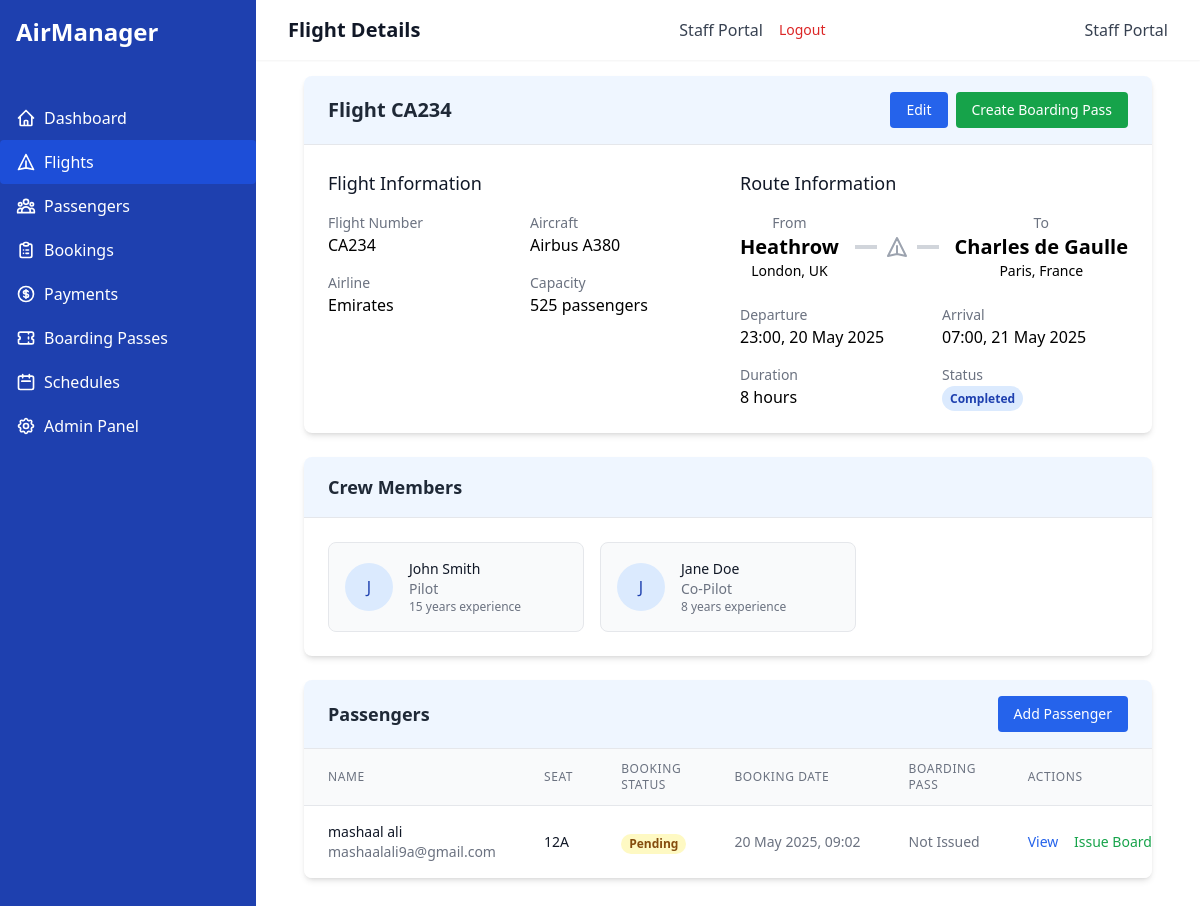
The app's page /flights/4/ (signed in) with its own data.
### airline_app/models.py (models this page shows, shortened)
class Flight(models.Model):
    flight_id = models.AutoField(primary_key=True)
    flight_number = models.CharField(max_length=10, unique=True)
    departure_time = models.DateTimeField()
    arrival_time = models.DateTimeField()
    source_airport = models.ForeignKey(Airport, on_delete=models.CASCADE, related_name='departing_flights')
    destination_airport = models.ForeignKey(Airport, on_delete=models.CASCADE, related_name='arriving_flights')
    aircraft = models.ForeignKey(Aircraft, on_delete=models.CASCADE, related_name='flights')
    crew = models.ManyToManyField(CrewMember, related_name='flights')

class Aircraft(models.Model):
    aircraft_id = models.AutoField(primary_key=True)
    model = models.CharField(max_length=50)
    capacity = models.PositiveIntegerField()
    manufacturer = models.CharField(max_length=100)
    airline = models.CharField(max_length=100)

class Airport(models.Model):
    airport_id = models.AutoField(primary_key=True)
    airport_name = models.CharField(max_length=100)
    location = models.CharField(max_length=100)
    country = models.CharField(max_length=50)

class CrewMember(models.Model):
    ROLE_CHOICES = [
        ('PILOT', 'Pilot'),
        ('CO_PILOT', 'Co-Pilot'),
        ('FLIGHT_ATTENDANT', 'Flight Attendant'),
        ('ENGINEER', 'Engineer'),
    ]
    crew_id = models.AutoField(primary_key=True)
    name = models.CharField(max_length=100)
    role = models.CharField(max_length=20, choices=ROLE_CHOICES)
    experience = models.PositiveIntegerField(help_text="Experience in years")
    contact_information = models.CharField(max_length=100)
    airline = models.CharField(max_length=100)

class Booking(models.Model):
    STATUS_CHOICES = [
        ('CONFIRMED', 'Confirmed'),
        ('PENDING', 'Pending'),
        ('CANCELLED', 'Cancelled'),
    ]
    booking_id = models.AutoField(primary_key=True)
    booking_date = models.DateTimeField(auto_now_add=True)
    seat_number = models.CharField(max_length=5)
    passenger = models.ForeignKey(Passenger, on_delete=models.CASCADE, related_name='bookings')
    flight = models.ForeignKey(Flight, on_delete=models.CASCADE, related_name='bookings')
    status = models.CharField(max_length=10, choices=STATUS_CHOICES, default='PENDING')
    class Meta:
        unique_together = ('flight', 'seat_number')

class Passenger(models.Model):
    GENDER_CHOICES = [
        ('M', 'Male'),
        ('F', 'Female'),
        ('O', 'Other'),
    ]
    passenger_id = models.AutoField(primary_key=True)
    name = models.CharField(max_length=100)
    date_of_birth = models.DateField()
    gender = models.CharField(max_length=1, choices=GENDER_CHOICES)
    email = models.EmailField()
    phone_number = models.CharField(max_length=15)
    passport_number = models.CharField(max_length=20, unique=True)
    address = models.TextField()

### airline_app/views.py (the view)
# urls.py: path('flights/<int:pk>/', views.FlightDetailView.as_view(), name='flight-detail'),
class FlightDetailView(LoginRequiredMixin, DetailView):
    model = Flight
    template_name = 'airline_app/flight_detail.html'
    context_object_name = 'flight'
    def get_context_data(self, **kwargs):
        context = super().get_context_data(**kwargs)
        context['bookings'] = self.object.bookings.all()
        return context

### airline_app/templates/airline_app/flight_detail.html
{% extends 'airline_app/base.html' %}
{% block header %}Flight Details{% endblock %}
{% block content %}
<div class="bg-white rounded-lg shadow-md overflow-hidden mb-6">
    <div class="bg-blue-50 px-6 py-4 border-b border-gray-200 flex justify-between items-center">
        <h2 class="text-xl font-semibold text-gray-800">Flight {{ flight.flight_number }}</h2>
        <div class="flex space-x-2">
            <a href="{% url 'flight-update' flight.pk %}" class="bg-blue-600 hover:bg-blue-700 text-white text-sm font-medium py-2 px-4 rounded transition-colors">
                Edit
            </a>
            <a href="{% url 'boarding-pass-create' %}?flight={{ flight.pk }}" class="bg-green-600 hover:bg-green-700 text-white text-sm font-medium py-2 px-4 rounded transition-colors">
                Create Boarding Pass
            </a>
        </div>
    </div>
    <div class="p-6">
        <div class="grid grid-cols-1 md:grid-cols-2 gap-6">
            <div>
                <h3 class="text-lg font-medium text-gray-900 mb-4">Flight Information</h3>
                <div class="grid grid-cols-2 gap-4">
                    <div>
                        <p class="text-sm text-gray-500">Flight Number</p>
                        <p class="text-base font-medium">{{ flight.flight_number }}</p>
                    </div>
                    <div>
                        <p class="text-sm text-gray-500">Aircraft</p>
                        <p class="text-base font-medium">{{ flight.aircraft.model }}</p>
                    </div>
                    <div>
                        <p class="text-sm text-gray-500">Airline</p>
                        <p class="text-base font-medium">{{ flight.aircraft.airline }}</p>
                    </div>
                    <div>
                        <p class="text-sm text-gray-500">Capacity</p>
                        <p class="text-base font-medium">{{ flight.aircraft.capacity }} passengers</p>
                    </div>
                </div>
            </div>
            <div>
                <h3 class="text-lg font-medium text-gray-900 mb-4">Route Information</h3>
                <div class="flex items-center justify-between mb-6">
                    <div class="text-center">
                        <p class="text-sm text-gray-500">From</p>
                        <p class="text-xl font-bold">{{ flight.source_airport.airport_name }}</p>
                        <p class="text-sm">{{ flight.source_airport.location }}, {{ flight.source_airport.country }}</p>
                    </div>
                    <div class="flex-1 px-4">
                        <div class="flex items-center justify-center">
                            <div class="h-1 bg-gray-300 flex-grow"></div>
                            <svg class="mx-2 text-gray-400 w-6 h-6" fill="none" stroke="currentColor" viewBox="0 0 24 24" xmlns="http://www.w3.org/2000/svg">
                                <path stroke-linecap="round" stroke-linejoin="round" stroke-width="2" d="M12 19l9 2-9-18-9 18 9-2zm0 0v-8"></path>
                            </svg>
                            <div class="h-1 bg-gray-300 flex-grow"></div>
                        </div>
                    </div>
                    <div class="text-center">
                        <p class="text-sm text-gray-500">To</p>
                        <p class="text-xl font-bold">{{ flight.destination_airport.airport_name }}</p>
                        <p class="text-sm">{{ flight.destination_airport.location }}, {{ flight.destination_airport.country }}</p>
                    </div>
                </div>
                <div class="grid grid-cols-2 gap-4">
                    <div>
                        <p class="text-sm text-gray-500">Departure</p>
                        <p class="text-base font-medium">{{ flight.departure_time|date:"H:i, d M Y" }}</p>
                    </div>
                    <div>
                        <p class="text-sm text-gray-500">Arrival</p>
                        <p class="text-base font-medium">{{ flight.arrival_time|date:"H:i, d M Y" }}</p>
                    </div>
                    <div>
                        <p class="text-sm text-gray-500">Duration</p>
                        <p class="text-base font-medium">
                            {% with duration=flight.arrival_time|timeuntil:flight.departure_time %}
                                {{ duration }}
                            {% endwith %}
                        </p>
                    </div>
                    <div>
                        <p class="text-sm text-gray-500">Status</p>
                        {% if flight.departure_time > now %}
                        <span class="px-2 py-1 text-xs font-semibold rounded-full bg-yellow-100 text-yellow-800">
                            Scheduled
                        </span>
                        {% elif flight.departure_time <= now and flight.arrival_time > now %}
                        <span class="px-2 py-1 text-xs font-semibold rounded-full bg-green-100 text-green-800">
                            In Progress
                        </span>
                        {% else %}
                        <span class="px-2 py-1 text-xs font-semibold rounded-full bg-blue-100 text-blue-800">
                            Completed
                        </span>
                        {% endif %}
                    </div>
                </div>
            </div>
        </div>
    </div>
</div>
<div class="bg-white rounded-lg shadow-md overflow-hidden mb-6">
    <div class="bg-blue-50 px-6 py-4 border-b border-gray-200">
        <h2 class="text-lg font-semibold text-gray-800">Crew Members</h2>
    </div>
    <div class="p-6">
        <div class="grid grid-cols-1 md:grid-cols-3 gap-4">
            {% for crew in flight.crew.all %}
            <div class="bg-gray-50 rounded-lg p-4 border border-gray-200">
                <div class="flex items-center">
                    <div class="flex-shrink-0">
                        <div class="bg-blue-100 text-blue-800 rounded-full h-12 w-12 flex items-center justify-center">
                            {{ crew.name|slice:":1" }}
                        </div>
                    </div>
                    <div class="ml-4">
                        <h4 class="text-sm font-medium text-gray-900">{{ crew.name }}</h4>
                        <p class="text-sm text-gray-500">{{ crew.get_role_display }}</p>
                        <p class="text-xs text-gray-500">{{ crew.experience }} years experience</p>
                    </div>
                </div>
            </div>
            {% empty %}
            <div class="col-span-3">
                <p class="text-gray-500 text-center">No crew members assigned to this flight.</p>
            </div>
            {% endfor %}
        </div>
    </div>
</div>
<div class="bg-white rounded-lg shadow-md overflow-hidden mb-6">
    <div class="bg-blue-50 px-6 py-4 border-b border-gray-200 flex justify-between items-center">
        <h2 class="text-lg font-semibold text-gray-800">Passengers</h2>
        <a href="{% url 'booking-create' %}?flight={{ flight.pk }}" class="bg-blue-600 hover:bg-blue-700 text-white text-sm font-medium py-2 px-4 rounded transition-colors">
            Add Passenger
        </a>
    </div>
    <div class="overflow-x-auto">
        <table class="min-w-full divide-y divide-gray-200">
            <thead class="bg-gray-50">
                <tr>
                    <th class="px-6 py-3 text-left text-xs font-medium text-gray-500 uppercase tracking-wider">Name</th>
                    <th class="px-6 py-3 text-left text-xs font-medium text-gray-500 uppercase tracking-wider">Seat</th>
                    <th class="px-6 py-3 text-left text-xs font-medium text-gray-500 uppercase tracking-wider">Booking Status</th>
                    <th class="px-6 py-3 text-left text-xs font-medium text-gray-500 uppercase tracking-wider">Booking Date</th>
                    <th class="px-6 py-3 text-left text-xs font-medium text-gray-500 uppercase tracking-wider">Boarding Pass</th>
                    <th class="px-6 py-3 text-left text-xs font-medium text-gray-500 uppercase tracking-wider">Actions</th>
                </tr>
            </thead>
            <tbody class="bg-white divide-y divide-gray-200">
                {% for booking in flight.bookings.all %}
                <tr class="hover:bg-gray-50 transition-colors">
                    <td class="px-6 py-4 whitespace-nowrap">
                        <div class="flex items-center">
                            <div>
                                <div class="text-sm font-medium text-gray-900">{{ booking.passenger.name }}</div>
                                <div class="text-sm text-gray-500">{{ booking.passenger.email }}</div>
                            </div>
                        </div>
                    </td>
                    <td class="px-6 py-4 whitespace-nowrap">
                        <div class="text-sm text-gray-900">{{ booking.seat_number }}</div>
                    </td>
                    <td class="px-6 py-4 whitespace-nowrap">
                        {% if booking.status == 'CONFIRMED' %}
                        <span class="px-2 inline-flex text-xs leading-5 font-semibold rounded-full bg-green-100 text-green-800">
                            Confirmed
                        </span>
                        {% elif booking.status == 'PENDING' %}
                        <span class="px-2 inline-flex text-xs leading-5 font-semibold rounded-full bg-yellow-100 text-yellow-800">
                            Pending
                        </span>
                        {% else %}
                        <span class="px-2 inline-flex text-xs leading-5 font-semibold rounded-full bg-red-100 text-red-800">
                            Cancelled
                        </span>
                        {% endif %}
                    </td>
                    <td class="px-6 py-4 whitespace-nowrap text-sm text-gray-500">
                        {{ booking.booking_date|date:"d M Y, H:i" }}
                    </td>
                    <td class="px-6 py-4 whitespace-nowrap text-sm">
                        {% if booking.boarding_pass %}
                        <div class="text-green-600">Issued</div>
                        <div class="text-xs text-gray-500">Gate: {{ booking.boarding_pass.gate_number }}</div>
                        {% else %}
                        <div class="text-gray-500">Not Issued</div>
                        {% endif %}
                    </td>
                    <td class="px-6 py-4 whitespace-nowrap text-sm text-gray-500">
                        <a href="{% url 'booking-detail' booking.pk %}" class="text-blue-600 hover:text-blue-900 mr-3">View</a>
                        {% if not booking.boarding_pass %}
                        <a href="{% url 'boarding-pass-create' %}?booking={{ booking.pk }}" class="text-green-600 hover:text-green-900">Issue Boarding Pass</a>
                        {% endif %}
                    </td>
                </tr>
                {% empty %}
                <tr>
                    <td colspan="6" class="px-6 py-4 text-center text-gray-500">No passengers booked for this flight.</td>
                </tr>
                {% endfor %}
            </tbody>
        </table>
    </div>
</div>
{% endblock %}

### records on screen
Flight: flight_number "CA234", aircraft.model "Airbus A380", aircraft.airline "Emirates", aircraft.capacity "525", source_airport.airport_name "Heathrow", source_airport.location "London", source_airport.country "UK", destination_airport.airport_name "Charles de Gaulle", destination_airport.location "Paris", destination_airport.country "France", departure_time "23:00, 20 May 2025", arrival_time "07:00, 21 May 2025"
CrewMember: name "J", name "John Smith", role "Pilot", experience "15"
CrewMember: name "J", name "Jane Doe", role "Co-Pilot", experience "8"
Booking: passenger.name "mashaal ali", passenger.email "mashaalali9a@gmail.com", seat_number "12A", status "Pending", booking_date "20 May 2025, 09:02", shows "Not Issued"

### other values on screen
{{ duration }} "8 hours"
